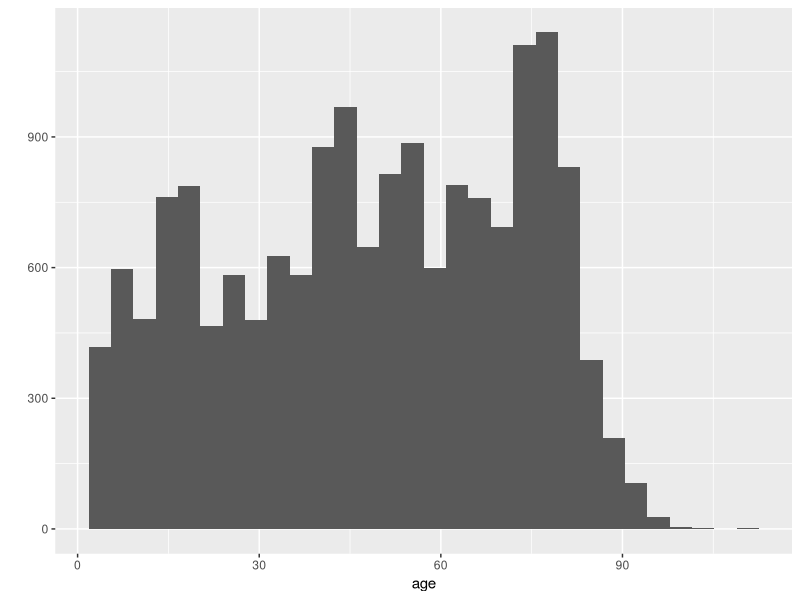
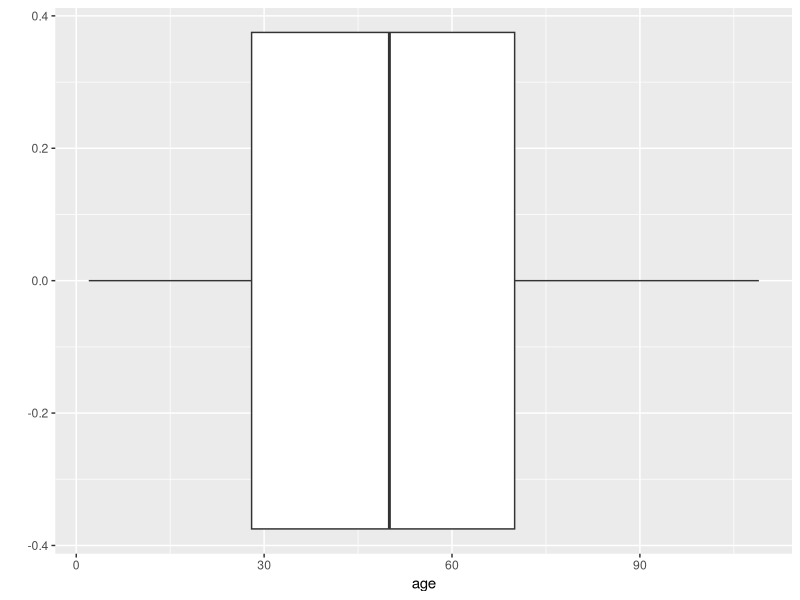
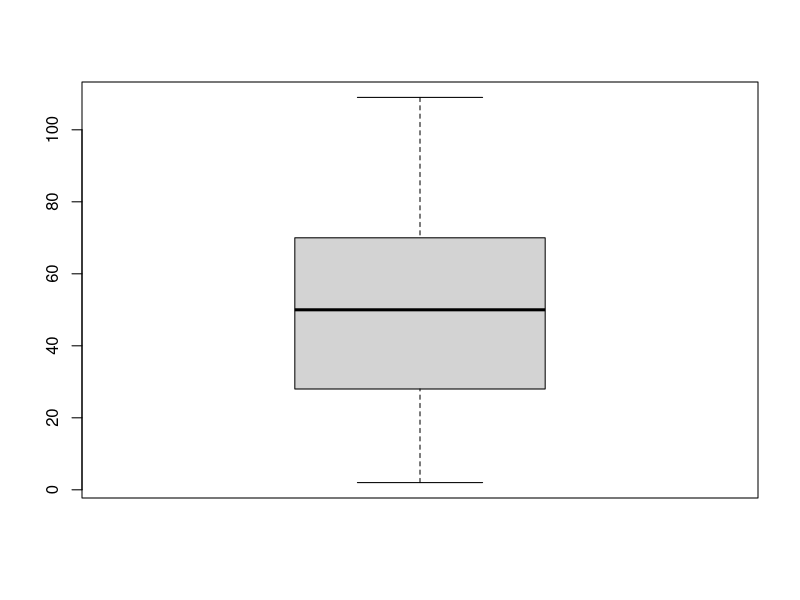

Recreate these plots in R, in order.
read.csv("Data/welfare_utf8.csv") -> welfare


str(welfare)
View(welfare)

head(welfare)
head(welfare,20)
tail(welfare)
summary(welfare)

min(welfare$age)
quantile(welfare$age,1/4)
median(welfare$age)
mean(welfare$age)
quantile(welfare$age,3/4)
max(welfare$age)

IQR(welfare$age) #Q3 - Q1

library(ggplot2)

qplot(age,data=welfare)
qplot(age,data=welfare,geom="boxplot")

boxplot(welfare$age)
